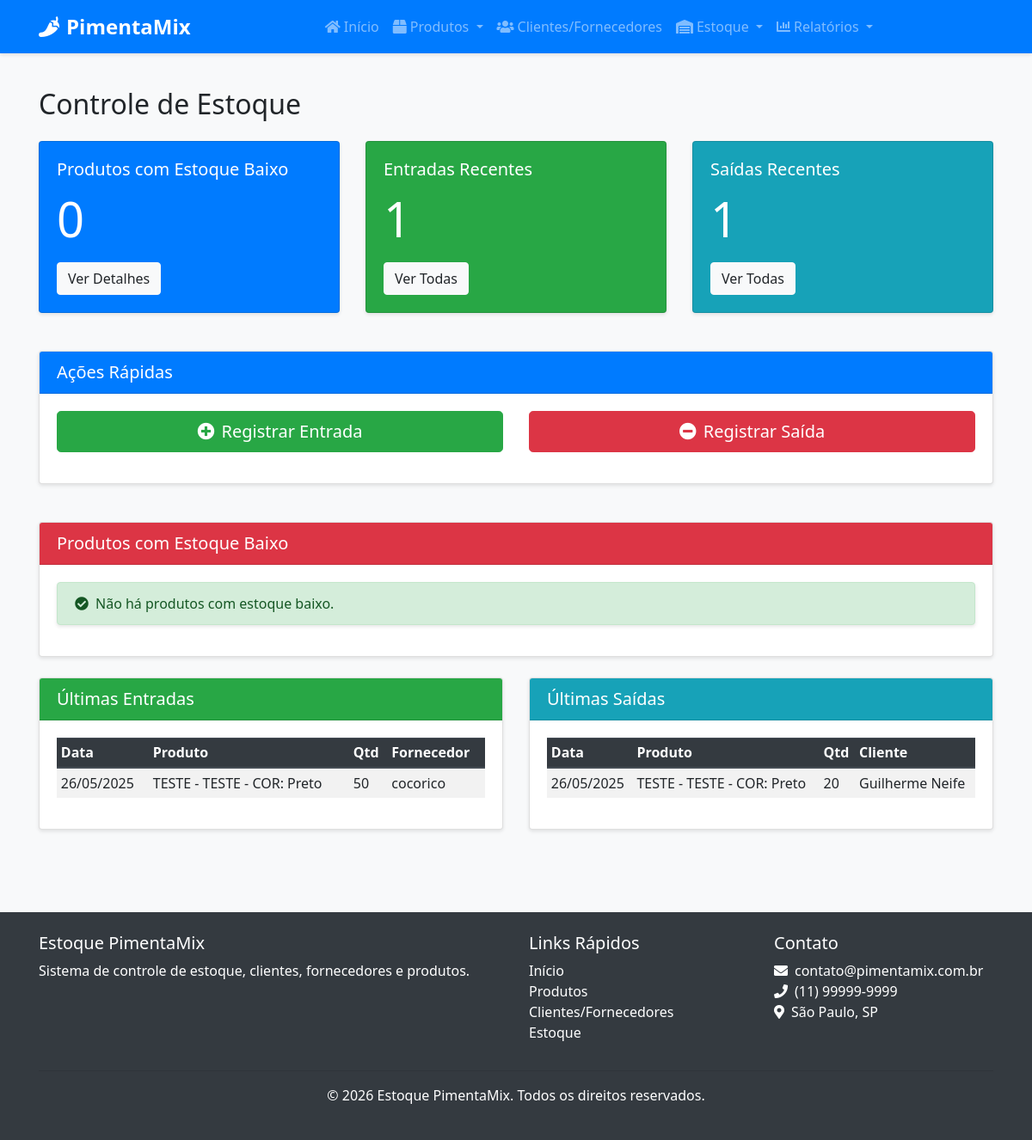
Page /estoque/ on the earlier database version.
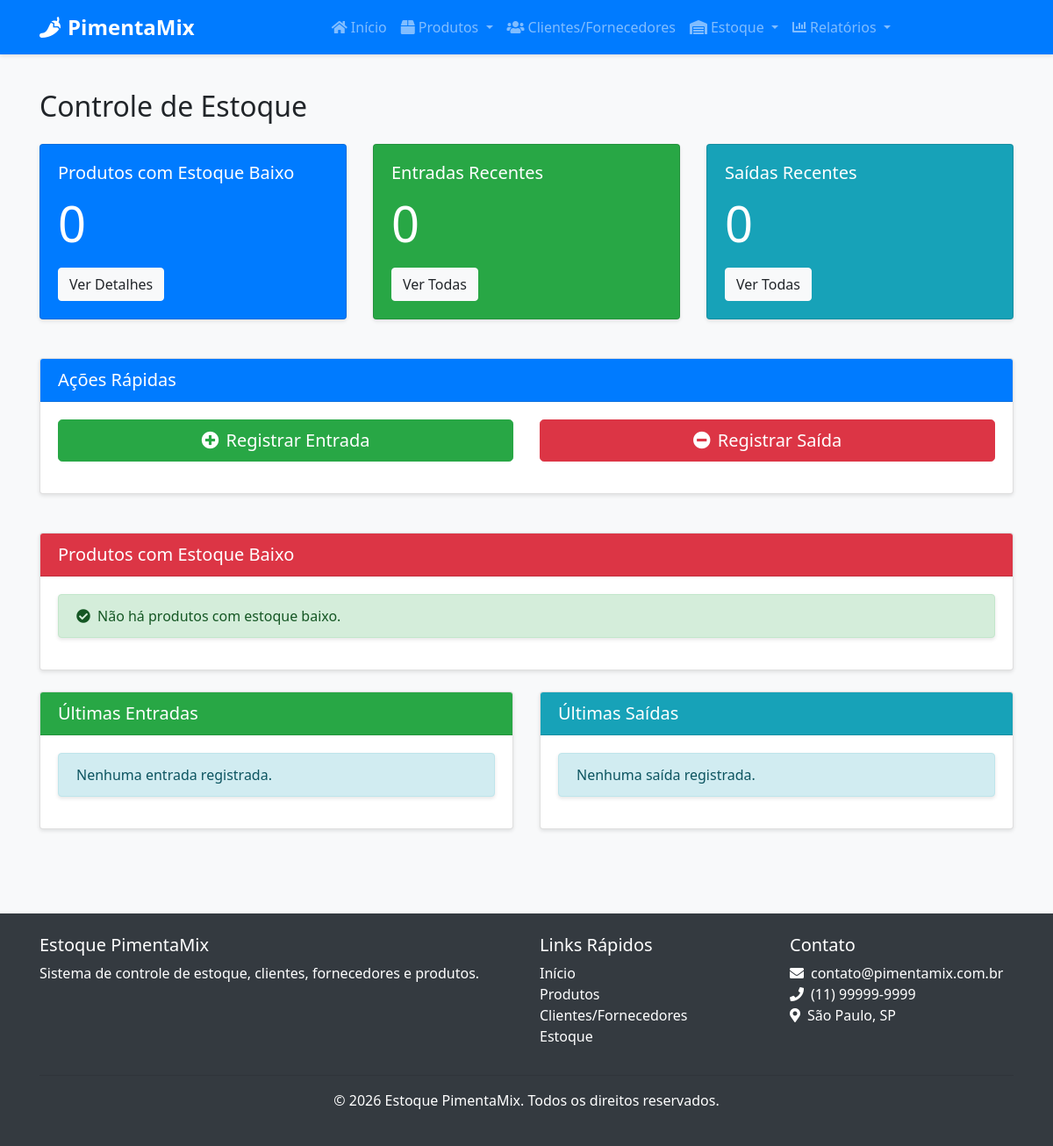
Same page on the later database version.
### src/models/estoque.py (models this page shows, shortened)
class EntradaEstoque(db.Model):
    __tablename__ = 'entrada_estoque'
    id = db.Column(db.Integer, primary_key=True)
    variacao_id = db.Column(db.Integer, db.ForeignKey('produto_variacao.id'), nullable=False)
    quantidade = db.Column(db.Integer, nullable=False)
    preco_custo = db.Column(db.Float, nullable=False)
    data = db.Column(db.DateTime, default=datetime.utcnow)
    fornecedor_id = db.Column(db.Integer, db.ForeignKey('cliente_fornecedor.id'), nullable=True)
    nota_fiscal = db.Column(db.String(50), nullable=True)
    observacao = db.Column(db.Text, nullable=True)

class SaidaEstoque(db.Model):
    __tablename__ = 'saida_estoque'
    id = db.Column(db.Integer, primary_key=True)
    variacao_id = db.Column(db.Integer, db.ForeignKey('produto_variacao.id'), nullable=False)
    quantidade = db.Column(db.Integer, nullable=False)
    preco_venda = db.Column(db.Float, nullable=False)  # Novo campo
    valor_total = db.Column(db.Float, nullable=False)  # Novo campo
    data = db.Column(db.DateTime, default=datetime.utcnow)
    cliente_id = db.Column(db.Integer, db.ForeignKey('cliente_fornecedor.id'), nullable=True)
    motivo = db.Column(db.String(100), nullable=True)
    observacao = db.Column(db.Text, nullable=True)

### src/models/produto.py (models this page shows, shortened)
class Produto(db.Model):
    __tablename__ = 'produto'
    id = db.Column(db.Integer, primary_key=True) # Corrigido: Indentação removida
    nome = db.Column(db.String(100), nullable=False)
    descricao = db.Column(db.Text, nullable=True)
    sku_base = db.Column(db.String(50), nullable=True, unique=True) # Adicionado SKU Base
    isbn = db.Column(db.String(20), nullable=True) # Adicionado ISBN
    categoria_id = db.Column(db.Integer, db.ForeignKey('categoria.id'), nullable=False)
    fornecedor_id = db.Column(db.Integer, db.ForeignKey('cliente_fornecedor.id'), nullable=True)
    data_cadastro = db.Column(db.DateTime, default=datetime.utcnow) # Corrigido: Removido 'mentos'
    variacoes = db.relationship('ProdutoVariacao', backref='produto', lazy=True, cascade="all, delete-orphan")

class ProdutoVariacao(db.Model):
    __tablename__ = 'produto_variacao'
    id = db.Column(db.Integer, primary_key=True)
    produto_id = db.Column(db.Integer, db.ForeignKey('produto.id'), nullable=False)
    nome = db.Column(db.String(100), nullable=False)
    sku = db.Column(db.String(50), nullable=False, unique=True)
    preco_venda = db.Column(db.Float, nullable=False)
    quantidade_atual = db.Column(db.Integer, default=0)
    estoque_minimo = db.Column(db.Integer, default=5)
    atributos_valores = db.relationship('AtributoValor', secondary=produto_variacao_atributo_valor,
                                       backref=db.backref('variacoes', lazy=True))
    entradas = db.relationship('EntradaEstoque', backref='variacao', lazy=True)
    saidas = db.relationship('SaidaEstoque', backref='variacao', lazy=True)
    def estoque_baixo(self):
        return self.quantidade_atual < self.estoque_minimo

### src/models/cliente_fornecedor.py (models this page shows, shortened)
class ClienteFornecedor(db.Model):
    __tablename__ = 'cliente_fornecedor'
    id = db.Column(db.Integer, primary_key=True)
    nome = db.Column(db.String(100), nullable=False)
    razao_social = db.Column(db.String(100), nullable=True)
    nome_fantasia = db.Column(db.String(100), nullable=True)
    cpf_cnpj = db.Column(db.String(20), nullable=True, unique=True)
    email = db.Column(db.String(100), nullable=False)
    telefone = db.Column(db.String(20), nullable=False)
    endereco = db.Column(db.Text, nullable=True)
    observacoes = db.Column(db.Text, nullable=True)
    eh_cliente = db.Column(db.Boolean, default=False)
    eh_fornecedor = db.Column(db.Boolean, default=False)
    data_cadastro = db.Column(db.DateTime, default=datetime.utcnow)
    responsaveis = db.relationship('Responsavel', backref='cliente_fornecedor', lazy=True, cascade="all, delete-orphan")
    contatos = db.relationship('Contato', backref='cliente_fornecedor', lazy=True, cascade="all, delete-orphan")
    produtos_fornecidos = db.relationship('Produto', backref='fornecedor', lazy=True)
    entradas_estoque = db.relationship('EntradaEstoque', backref='fornecedor', lazy=True)
    saidas_estoque = db.relationship('SaidaEstoque', backref='cliente', lazy=True)

### src/routes/estoque.py (the view)
@estoque_bp.route('/')
def index():
    produtos_estoque_baixo = []
    produtos = Produto.query.all()
    for produto in produtos:
        for variacao in produto.variacoes:
            if variacao.estoque_baixo():
                produtos_estoque_baixo.append({
                    'produto': produto,
                    'variacao': variacao
                })
    entradas_recentes = EntradaEstoque.query.order_by(EntradaEstoque.data.desc()).limit(5).all()
    saidas_recentes = SaidaEstoque.query.order_by(SaidaEstoque.data.desc()).limit(5).all()
    return render_template('estoque/index.html',
                          produtos_estoque_baixo=produtos_estoque_baixo,
                          entradas_recentes=entradas_recentes,
                          saidas_recentes=saidas_recentes)

### src/templates/estoque/index.html (shortened to what the changed rows need)
{% extends "base.html" %}
{% block content %}
<div class="container">
    <h2 class="mb-4">Controle de Estoque</h2>
    <div class="row mb-4">
        <div class="col-md-4">
            <div class="card bg-success text-white">
                <div class="card-body">
                    <h5 class="card-title">Entradas Recentes</h5>
                    <p class="card-text display-4">{{ entradas_recentes|length }}</p>
                    <a href="{{ url_for('estoque.entradas') }}" class="btn btn-light">Ver Todas</a>
                </div>
            </div>
        </div>
        <div class="col-md-4">
            <div class="card bg-info text-white">
                <div class="card-body">
                    <h5 class="card-title">Saídas Recentes</h5>
                    <p class="card-text display-4">{{ saidas_recentes|length }}</p>
                    <a href="{{ url_for('estoque.saidas') }}" class="btn btn-light">Ver Todas</a>
                </div>
            </div>
        </div>
    </div>
    <div class="row">
        <div class="col-md-6">
            <div class="card mb-4">
                <div class="card-body">
                    {% if entradas_recentes %}
                        <div class="table-responsive">
                            <table class="table table-sm table-striped">
                                <thead>
                                    <tr>
                                        <th>Data</th>
                                        <th>Produto</th>
                                        <th>Qtd</th>
                                        <th>Fornecedor</th>
                                    </tr>
                                </thead>
                                <tbody>
                                    {% for entrada in entradas_recentes %}
                                        <tr>
                                            <td>{{ entrada.data.strftime('%d/%m/%Y') }}</td>
                                            <td>{{ entrada.variacao.produto.nome }} - {{ entrada.variacao.nome }}</td>
                                            <td>{{ entrada.quantidade }}</td>
                                            <td>{{ entrada.fornecedor.nome if entrada.fornecedor else '-' }}</td>
                                        </tr>
                                    {% endfor %}
                                </tbody>
                            </table>
                        </div>
                    {% else %}
                        <div class="alert alert-info">
                            Nenhuma entrada registrada.
                        </div>
                    {% endif %}
                </div>
            </div>
        </div>
        <div class="col-md-6">
            <div class="card mb-4">
                <div class="card-body">
                    {% if saidas_recentes %}
                        <div class="table-responsive">
                            <table class="table table-sm table-striped">
                                <thead>
                                    <tr>
                                        <th>Data</th>
                                        <th>Produto</th>
                                        <th>Qtd</th>
                                        <th>Cliente</th>
                                    </tr>
                                </thead>
                                <tbody>
                                    {% for saida in saidas_recentes %}
                                        <tr>
                                            <td>{{ saida.data.strftime('%d/%m/%Y') }}</td>
                                            <td>{{ saida.variacao.produto.nome }} - {{ saida.variacao.nome }}</td>
                                            <td>{{ saida.quantidade }}</td>
                                            <td>{{ saida.cliente.nome if saida.cliente else '-' }}</td>
                                        </tr>
                                    {% endfor %}
                                </tbody>
                            </table>
                        </div>
                    {% else %}
                        <div class="alert alert-info">
                            Nenhuma saída registrada.
                        </div>
                    {% endif %}
                </div>
            </div>
        </div>
    </div>
</div>
{% endblock %}

Differences in the rows shown:
removed EntradaEstoque: data "26/05/2025", variacao.produto.nome "TESTE", variacao.nome "TESTE - COR: Preto", quantidade "50", fornecedor "cocorico"
removed SaidaEstoque: data "26/05/2025", variacao.produto.nome "TESTE", variacao.nome "TESTE - COR: Preto", quantidade "20", cliente "Guilherme Neife"
Other differences:
{{ entradas_recentes|length }}: "1" → "0"
{{ saidas_recentes|length }}: "1" → "0"
text no longer shown: "Data Produto Qtd Fornecedor Data Produto Qtd Cliente"
text now shown: "Nenhuma entrada registrada. Nenhuma saída registrada."
